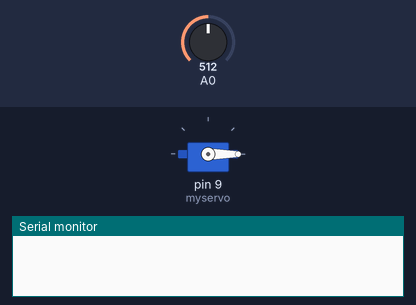
Bench run of a sketch on a simulated Arduino Uno, built with avr-gcc and run on an emulated ATmega328P. Parts: servo, the last lines printed to the serial monitor. Inputs (shaded band) come from the test bench; at power-on: A0 = 512.

Above: at 0.1 s.
At 8.29 s:
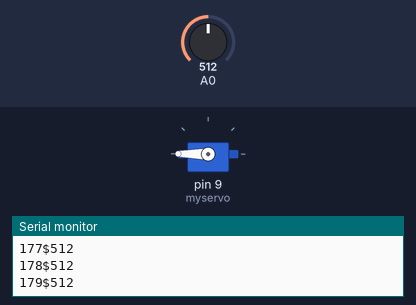
8.3 s: A0 set to 0
At 8.78 s:
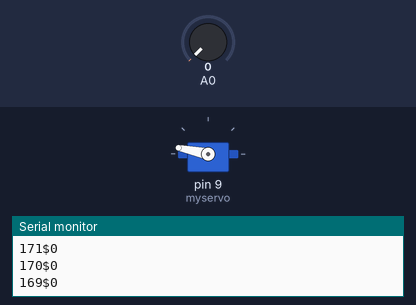
Timing chart, 0 to 17.3 s (numbered marks = the images above; inputs shaded):
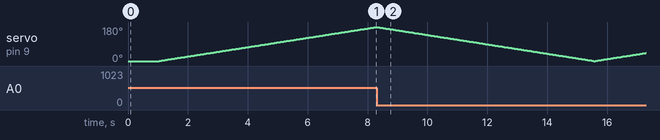

The sketch:

arduino-control.ino
```cpp
#include <Servo.h>

Servo myservo;

int dist;
int res = 180;
int maxim = 1;
int steps = round(180 / res);

void setup() {
  myservo.attach(9);
  Serial.begin(9600);
  myservo.write(0);
  delay(1000);
}

void loop() {
    for (int angle = 0; angle < 180; angle = angle+steps) {
      myservo.write(angle);
      delay(40);
      dist = analogRead(0);
      if (dist > maxim) {
        maxim = dist;
      }
      Serial.print(angle);
      Serial.print("$");
      Serial.println(dist);
    }
    for (int angle = 180; angle > 0; angle = angle-steps) {
      myservo.write(angle);
      delay(40);
      dist = analogRead(0);
      if (dist > maxim) {
        maxim = dist;
      }
      Serial.print(angle);
      Serial.print("$");
      Serial.println(dist);
    }
}
```
